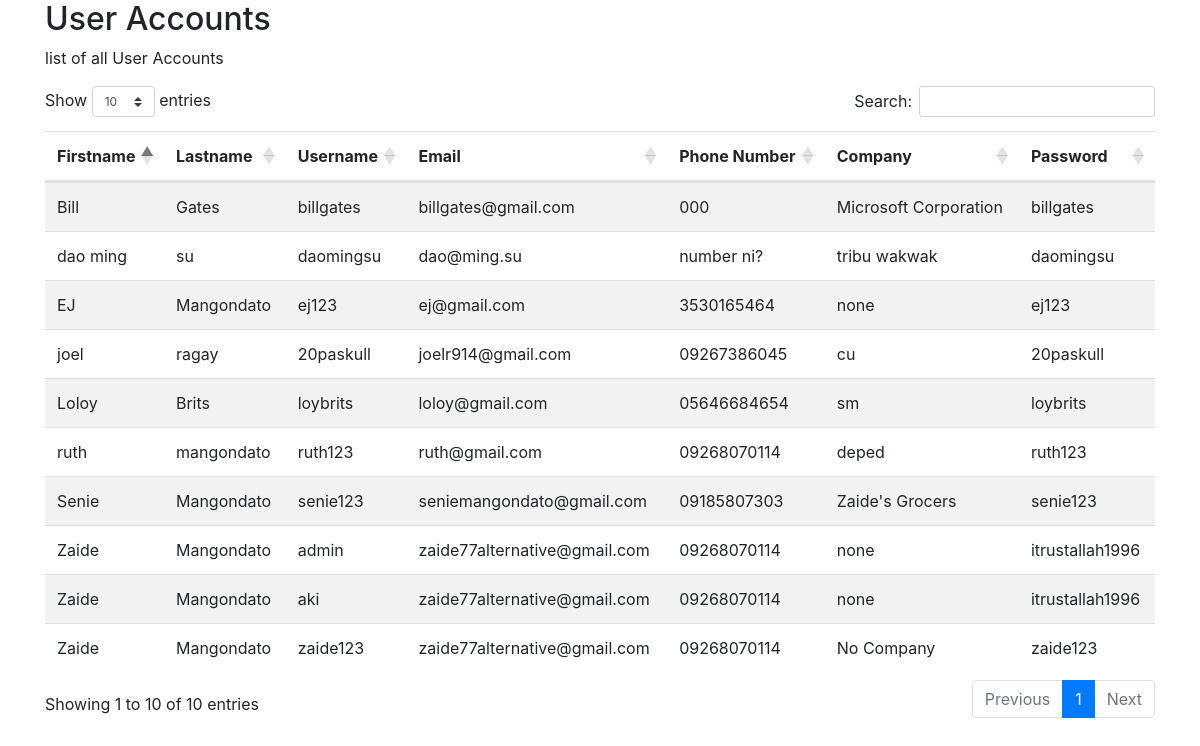
The page /users/index.php on the database its author committed.
### tables this page shows
CREATE TABLE `tblusers` (
  `firstname` varchar(99) NOT NULL,
  `lastname` varchar(99) NOT NULL,
  `username` varchar(99) NOT NULL,
  `email` varchar(99) NOT NULL,
  `phone_num` varchar(99) NOT NULL,
  `company` varchar(99) NOT NULL,
  `pass` varchar(99) NOT NULL
);

### users/index.php (the view, shortened to what this page needs)
<!DOCTYPE html>
<html lang="en">
<head>
  <link rel="stylesheet" href="https://maxcdn.bootstrapcdn.com/bootstrap/4.3.1/css/bootstrap.min.css">
  <link rel="stylesheet" type="text/css" href="https://cdnjs.cloudflare.com/ajax/libs/twitter-bootstrap/4.1.3/css/bootstrap.css">
  <link rel="stylesheet" type="text/css" href="https://cdn.datatables.net/1.10.19/css/dataTables.bootstrap4.min.css">
</head>
<body>
<div class="container">
  <h2>User Accounts</h2>
  <p>list of all User Accounts</p>
  <div class="table-responsive">
  <table id='userAccounts' class='table table-striped table-hover'>
				    <thead>
				      <tr>
				        <th>Firstname</th>
				        <th>Lastname</th>
				        <th>Username</th>
				        <th>Email</th>
				        <th>Phone Number</th>
				        <th>Company</th>
				        <th>Password</th>
				      </tr>
				    </thead>
				    <tbody>
      	<?php
      	include('../dbconnect.php');
      	$sql = "select * from tblusers;";
      	$result = $conn->query($sql);
      	if($result->num_rows > 0){
      		while($row = mysqli_fetch_array($result)){
        		echo "<tr>";
  				  echo "	<td>".$row['firstname']."</td> ";
  			    echo "    <td>".$row['lastname']."</td>";
  			    echo "    <td>".$row['username']."</td>";
  			    echo "    <td>".$row['email']."</td>";
  			    echo "    <td>".$row['phone_num']."</td>";
  			    echo "    <td>".$row['company']."</td>";
  			    echo "    <td>".$row['pass']."</td>";
  			    echo "</tr>";
      		}
      	}
      	else{
      		echo "0 results";
      	}
      	?>
      </tbody>
			  </table>
	</div>
</div>
</body>
</html>

### rows shown on the page
tblusers: firstname "joel", lastname "ragay", username "20paskull", email "joelr914@gmail.com", phone_num "09267386045", company "cu", pass "20paskull"
tblusers: firstname "Zaide", lastname "Mangondato", username "admin", email "zaide77alternative@gmail.com", phone_num "09268070114", company "none", pass "itrustallah1996"
tblusers: firstname "Zaide", lastname "Mangondato", username "aki", email "zaide77alternative@gmail.com", phone_num "09268070114", company "none", pass "itrustallah1996"
tblusers: firstname "Bill", lastname "Gates", username "billgates", email "billgates@gmail.com", phone_num "000", company "Microsoft Corporation", pass "billgates"
tblusers: firstname "dao ming", lastname "su", username "daomingsu", email "dao@ming.su", phone_num "number ni?", company "tribu wakwak", pass "daomingsu"
tblusers: firstname "EJ", lastname "Mangondato", username "ej123", email "ej@gmail.com", phone_num "3530165464", company "none", pass "ej123"
tblusers: firstname "Loloy", lastname "Brits", username "loybrits", email "loloy@gmail.com", phone_num "05646684654", company "sm", pass "loybrits"
tblusers: firstname "ruth", lastname "mangondato", username "ruth123", email "ruth@gmail.com", phone_num "09268070114", company "deped", pass "ruth123"
tblusers: firstname "Senie", lastname "Mangondato", username "senie123", email "seniemangondato@gmail.com", phone_num "09185807303", company "Zaide's Grocers", pass "senie123"
tblusers: firstname "Zaide", lastname "Mangondato", username "zaide123", email "zaide77alternative@gmail.com", phone_num "09268070114", company "No Company", pass "zaide123"
